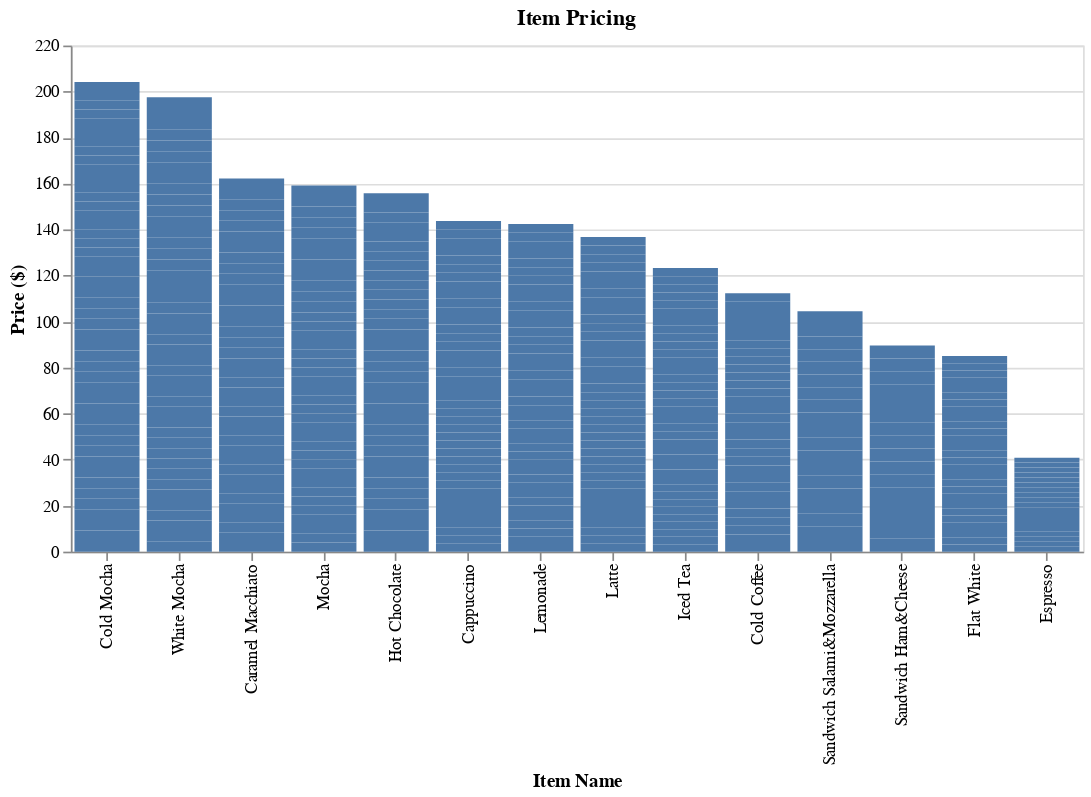

The cell this chart's notebook holds for it:
### Markdown cell above
## Item Pricing and Total Sold
The **Item Pricing Bar Chart** provides a clear visual representation of the prices of different items available at the coffee shop. Each bar represents a unique item, with its height indicating the price. This visualization helps in quickly identifying the range of prices across different products, aiding in pricing strategy adjustments and inventory management.

### Code cell
# Bar Chart
df['item_price'] = df['item_price'].astype(float)

# Create a bar chart
chart = alt.Chart(df).mark_bar().encode(
    x=alt.X('item_name:N', sort='-y', title='Item Name'),
    y=alt.Y('item_price:Q', title='Price ($)'),
    tooltip=[alt.Tooltip('item_name:N', title='Item Name'), alt.Tooltip('item_price:Q', title='Price ($)')]
).properties(
    title='Item Pricing',
    width=600,
    height=300
)
chart

### Figure 1 — Vega-Lite specification as saved in the notebook (floating-point values rounded to 4 significant figures; data arrays with more than 128 entries replaced by an {"elided": "..."} marker saying what was removed)
{"config": {"view": {"continuousWidth": 300, "continuousHeight": 300}}, "data": {"name": "data-cbed8fe65643054669b095d2fc775fdd"}, "mark": {"type": "bar"}, "encoding": {"tooltip": [{"field": "item_name", "title": "Item Name", "type": "nominal"}, {"field": "item_price", "title": "Price ($)", "type": "quantitative"}], "x": {"field": "item_name", "sort": "-y", "title": "Item Name", "type": "nominal"}, "y": {"field": "item_price", "title": "Price ($)", "type": "quantitative"}}, "height": 300, "title": "Item Pricing", "width": 600, "$schema": "https://vega.github.io/schema/vega-lite/v5.16.3.json", "datasets": {"data-cbed8fe65643054669b095d2fc775fdd": {"elided": "466 records"}}}
